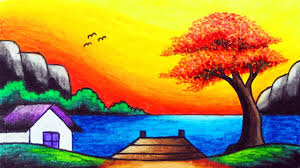
#> input picture Picture3.png, 300 x 168 px, found by its file name
$ python '17.Edge_detection_Sobel_X axis.py'   (older library calls are emulated)
#> lines starting #> are read from the running program, lines starting #| are printed output that depends on the picture
import cv2
import numpy as np

# Step 1: Read the image
img = cv2.imread('picture3.png')
#> img is the input picture: shape (168, 300, 3); mean B, G, R 71.6, 138.7, 162.3

if img is None:
    print("❌ Error: Image not found!")
else:
    # Step 2: Convert to grayscale
    gray = cv2.cvtColor(img, cv2.COLOR_BGR2GRAY)
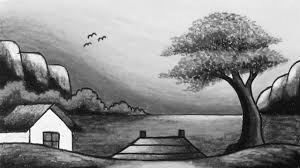
#> gray: shape (168, 300); min 2, max 255, mean 138.1

    # Step 3: Apply Gaussian Blur to reduce noise
    blurred = cv2.GaussianBlur(gray, (3, 3), 0)
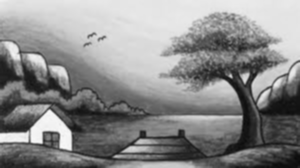
#> blurred: shape (168, 300); min 10, max 250, mean 138.2

    # Step 4: Apply Sobel operator in X direction
    sobel_x = cv2.Sobel(blurred, cv2.CV_64F, dx=1, dy=0, ksize=3)
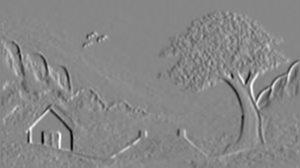
#> sobel_x: shape (168, 300) float64; min -638, max 569, mean 0.3; drawn with min black and max white
    abs_sobel_x = cv2.convertScaleAbs(sobel_x)
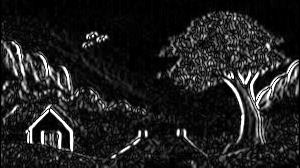
#> abs_sobel_x: shape (168, 300); min 0, max 255, mean 31.7

    # Step 5: Display images
    cv2.imshow('Original Image', img)
    cv2.imshow('Sobel X - Vertical Edges', abs_sobel_x)

    cv2.waitKey(0)
    cv2.destroyAllWindows()

$ run again, with Picture1.png copied over Picture3.png
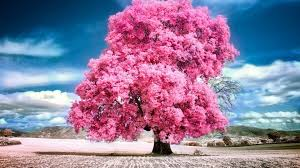
#> input picture Picture1.png, 300 x 168 px, found by its file name
#> img is the input picture: shape (168, 300, 3); mean B, G, R 157.6, 126.4, 143.9
#> `sobel_x = cv2.Sobel(blurred, cv2.CV_64F, dx=1, dy=0, ksize=3)`:
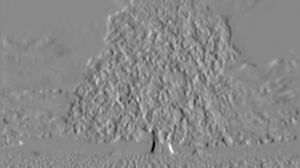
#> sobel_x: shape (168, 300) float64; min -696, max 602, mean -0.5; drawn with min black and max white
#> `abs_sobel_x = cv2.convertScaleAbs(sobel_x)`:
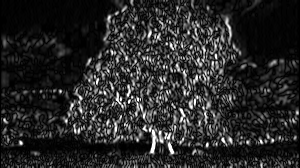
#> abs_sobel_x: shape (168, 300); min 0, max 255, mean 39.8

$ run again, with Picture2.png copied over Picture3.png
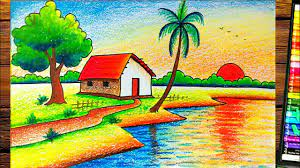
#> input picture Picture2.png, 300 x 168 px, found by its file name
#> img is the input picture: shape (168, 300, 3); mean B, G, R 95.4, 162.1, 160.7
#> `sobel_x = cv2.Sobel(blurred, cv2.CV_64F, dx=1, dy=0, ksize=3)`:
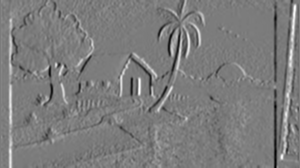
#> sobel_x: shape (168, 300) float64; min -630, max 662, mean 1.7; drawn with min black and max white
#> `abs_sobel_x = cv2.convertScaleAbs(sobel_x)`:
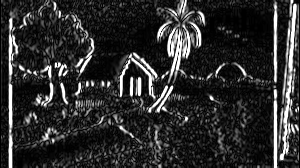
#> abs_sobel_x: shape (168, 300); min 0, max 255, mean 45.3
